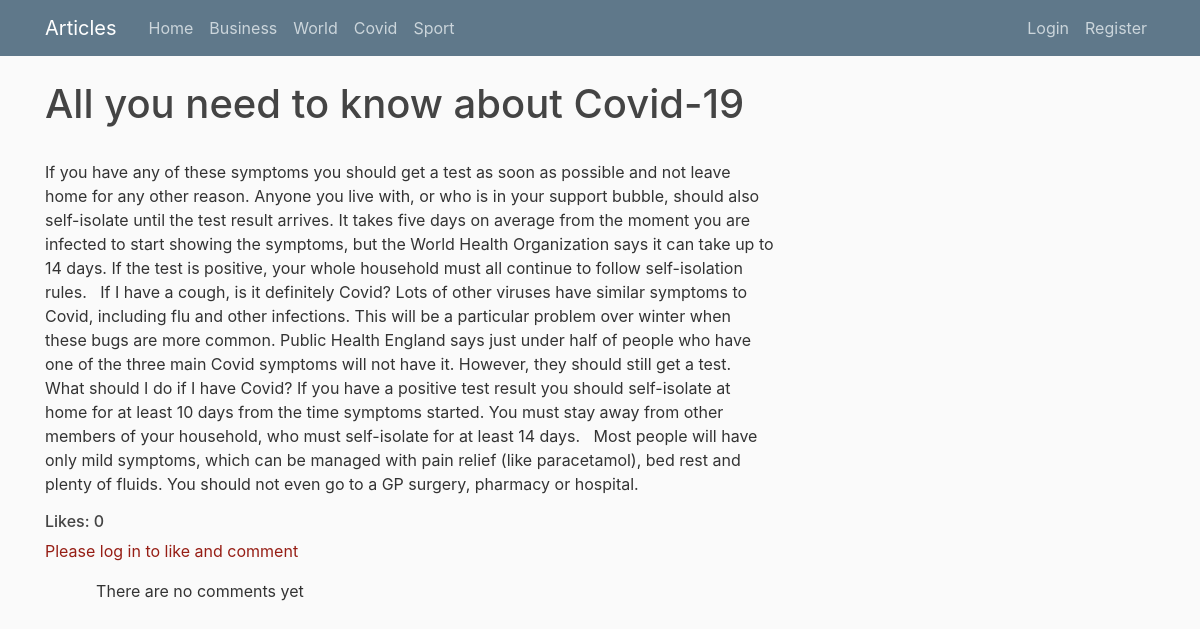
/2, run on the app's committed database.
### article/models.py (models this page shows, shortened)
class Article(models.Model):
    title = models.CharField(max_length=200)
    text = models.CharField(max_length=20000)
    category = models.ForeignKey(Category, on_delete=models.CASCADE)
    likes = models.ManyToManyField('Profile', through='Like')

### article/views.py (the view)
# urls.py: path('<int:article_id>', views.article, name='article'),
def article(request, article_id):
    selected_article = get_object_or_404(Article, pk=article_id)
    count=0
    like=False
    comments=Comment.objects.filter(article=selected_article)
    if request.user.is_authenticated:
        user=Profile.objects.filter(user=request.user)
        num_results = Like.objects.filter(article=selected_article, user=user[0]).count()
        if num_results>0:
            like=True
    for l in Like.objects.filter(article=selected_article):
        count+=1
    context = {'article': selected_article,'count':str(count),'like':like,'comments':comments,}
    return render(request, 'article/article.html', context)

### article/templates/article/article.html (shortened to what this page needs)
{% extends "article/base.html" %}
{% block content %}
  <h1>{{ article.title }}</h1>
  <br/>
  <p style="white-space: pre-wrap;">{{ article.text }}</p>
  <h6 id="number_of_likes">Likes:  {{ count }}</h6>
  {% if user.is_authenticated %}
{% if like %}
    <button style="background-color: rgb(42,125,246); color:white" id="like_button" class="btn btn-outline-primary">
        {% else %}
        <button  id="like_button" class="btn btn-outline-primary">
            {% endif %}
      <svg width="1em" height="1em" viewBox="0 0 16 16" class="bi bi-hand-thumbs-up" fill="currentColor" xmlns="http://www.w3.org/2000/svg">
          <path fill-rule="evenodd" d="M6.956 1.745C7.021.81 7.908.087 8.864.325l.261.066c.463.116.874.456 1.012.965.22.816.533 2.511.062 4.51a9.84 9.84 0 0 1 .443-.051c.713-.065 1.669-.072 2.516.21.518.173.994.681 1.2 1.273.184.532.16 1.162-.234 1.733.058.119.103.242.138.363.077.27.113.567.113.856 0 .289-.036.586-.113.856-.039.135-.09.273-.16.404.169.387.107.819-.003 1.148a3.163 3.163 0 0 1-.488.901c.054.152.076.312.076.465 0 .305-.089.625-.253.912C13.1 15.522 12.437 16 11.5 16v-1c.563 0 .901-.272 1.066-.56a.865.865 0 0 0 .121-.416c0-.12-.035-.165-.04-.17l-.354-.354.353-.354c.202-.201.407-.511.505-.804.104-.312.043-.441-.005-.488l-.353-.354.353-.354c.043-.042.105-.14.154-.315.048-.167.075-.37.075-.581 0-.211-.027-.414-.075-.581-.05-.174-.111-.273-.154-.315L12.793 9l.353-.354c.353-.352.373-.713.267-1.02-.122-.35-.396-.593-.571-.652-.653-.217-1.447-.224-2.11-.164a8.907 8.907 0 0 0-1.094.171l-.014.003-.003.001a.5.5 0 0 1-.595-.643 8.34 8.34 0 0 0 .145-4.726c-.03-.111-.128-.215-.288-.255l-.262-.065c-.306-.077-.642.156-.667.518-.075 1.082-.239 2.15-.482 2.85-.174.502-.603 1.268-1.238 1.977-.637.712-1.519 1.41-2.614 1.708-.394.108-.62.396-.62.65v4.002c0 .26.22.515.553.55 1.293.137 1.936.53 2.491.868l.04.025c.27.164.495.296.776.393.277.095.63.163 1.14.163h3.5v1H8c-.605 0-1.07-.081-1.466-.218a4.82 4.82 0 0 1-.97-.484l-.048-.03c-.504-.307-.999-.609-2.068-.722C2.682 14.464 2 13.846 2 13V9c0-.85.685-1.432 1.357-1.615.849-.232 1.574-.787 2.132-1.41.56-.627.914-1.28 1.039-1.639.199-.575.356-1.539.428-2.59z"/>
      </svg> Like
    </button>
    <hr>
    <form method="POST" id="comment-form">
      <div class="form-group">
        <textarea class="form-control" id="commentTextArea" rows="3"></textarea>
      </div>
      <button id="add_comment_button" type="submit" class="btn btn-primary">Add comment</button>
    </form>
    <hr>
  {% else %}
    <p style="color:#961e15;">Please log in to like and comment</p>
  {% endif %}
  <div id="comment-container" style="margin-left: 7%;">
    {% if comments %}
      {% for comment in comments %}
        <div id="individual-comment{{comment.id}}">
          {% if user.profile == comment.user %}
            <button id="show_update{{comment.id}}" class="btn btn-outline-primary btn-sm show_update_form">
              <svg width="1em" height="1em" viewBox="0 0 16 16" class="bi bi-pen" fill="currentColor" xmlns="http://www.w3.org/2000/svg">
                <path fill-rule="evenodd" d="M13.498.795l.149-.149a1.207 1.207 0 1 1 1.707 1.708l-.149.148a1.5 1.5 0 0 1-.059 2.059L4.854 14.854a.5.5 0 0 1-.233.131l-4 1a.5.5 0 0 1-.606-.606l1-4a.5.5 0 0 1 .131-.232l9.642-9.642a.5.5 0 0 0-.642.056L6.854 4.854a.5.5 0 1 1-.708-.708L9.44.854A1.5 1.5 0 0 1 11.5.796a1.5 1.5 0 0 1 1.998-.001zm-.644.766a.5.5 0 0 0-.707 0L1.95 11.756l-.764 3.057 3.057-.764L14.44 3.854a.5.5 0 0 0 0-.708l-1.585-1.585z"/>
              </svg> Update
            </button>
            <button id="{{comment.id}}" class="btn btn-outline-danger btn-sm delete_buttons">
              <svg width="1em" height="1em" viewBox="0 0 16 16" class="bi bi-trash" fill="currentColor" xmlns="http://www.w3.org/2000/svg">
                <path d="M5.5 5.5A.5.5 0 0 1 6 6v6a.5.5 0 0 1-1 0V6a.5.5 0 0 1 .5-.5zm2.5 0a.5.5 0 0 1 .5.5v6a.5.5 0 0 1-1 0V6a.5.5 0 0 1 .5-.5zm3 .5a.5.5 0 0 0-1 0v6a.5.5 0 0 0 1 0V6z"/>
                <path fill-rule="evenodd" d="M14.5 3a1 1 0 0 1-1 1H13v9a2 2 0 0 1-2 2H5a2 2 0 0 1-2-2V4h-.5a1 1 0 0 1-1-1V2a1 1 0 0 1 1-1H6a1 1 0 0 1 1-1h2a1 1 0 0 1 1 1h3.5a1 1 0 0 1 1 1v1zM4.118 4L4 4.059V13a1 1 0 0 0 1 1h6a1 1 0 0 0 1-1V4.059L11.882 4H4.118zM2.5 3V2h11v1h-11z"/>
              </svg> Delete
            </button>
          {% endif %}
          <div class="comment">
              <p id="comment-author{{comment.id}}" style="white-space: pre-wrap;color:rgb(42,125,246)">{{ comment.user }}</p>
              <p id="comment-text{{comment.id}}" style="white-space: pre-wrap;">{{ comment.content }}</p>
          </div>
          <form method="POST" id="update-form{{comment.id}}" style="display: none;">
            <div class="form-group">
              <textarea class="form-control" id="updateTextArea{{comment.id}}" rows="3">{{ comment.content }}</textarea>
            </div>
            <button id="update_comment_button{{comment.id}}" type="submit" class="btn btn-primary update_buttons">Update comment</button>
          </form>
          <hr>
        </div>
      {% endfor %}
    {% else %}
        <p id="no-comments-p">There are no comments yet</p>
    {% endif %}
  </div>
{% endblock content %}

### article/static/article/main.css (style rules this page uses)
body { background: #fafafa; color: #333333; margin-top: 5rem; }
h1, h2, h3, h4, h5, h6 { color: #444444; }

### data on the page
Article: title "All you need to know about Covid-19", text "If you have any of these symptoms you should get a test as soon as possible and not leave home for any other reason. Anyone you live with, or who is in your support bubble, should also self-isolate until the test result arrives. It takes five days on average from the moment you are infected to start showing the symptoms, but the World Health Organization says it can take up to 14 days. If the test is positive, your whole household must all continue to follow self-isolation rules. If I have a cough, is it definitely Covid? Lots of other viruses have similar symptoms to Covid, including flu and other infections. This will be a particular problem over winter when these bugs are more common.…"

### other printed values
{{ count }} "0"
